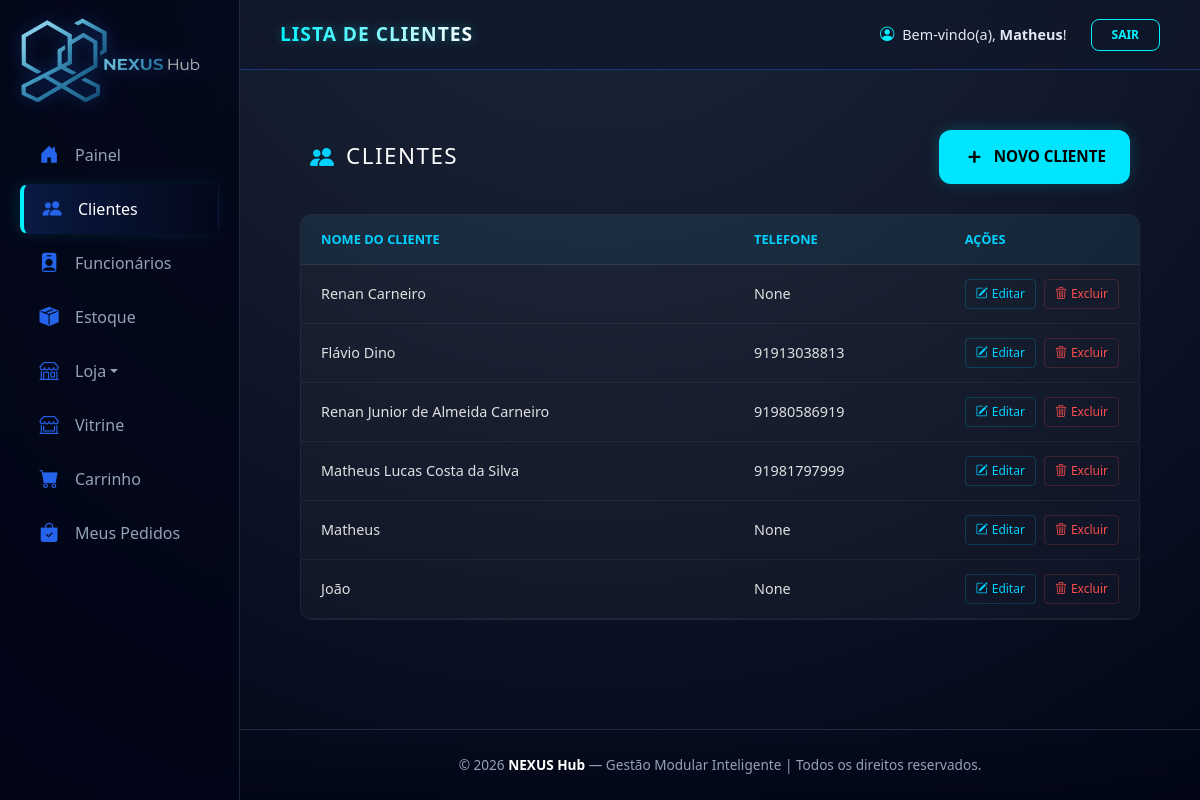
Before: /nexushub/dashboard/clientes/ (signed in) with the older database file.
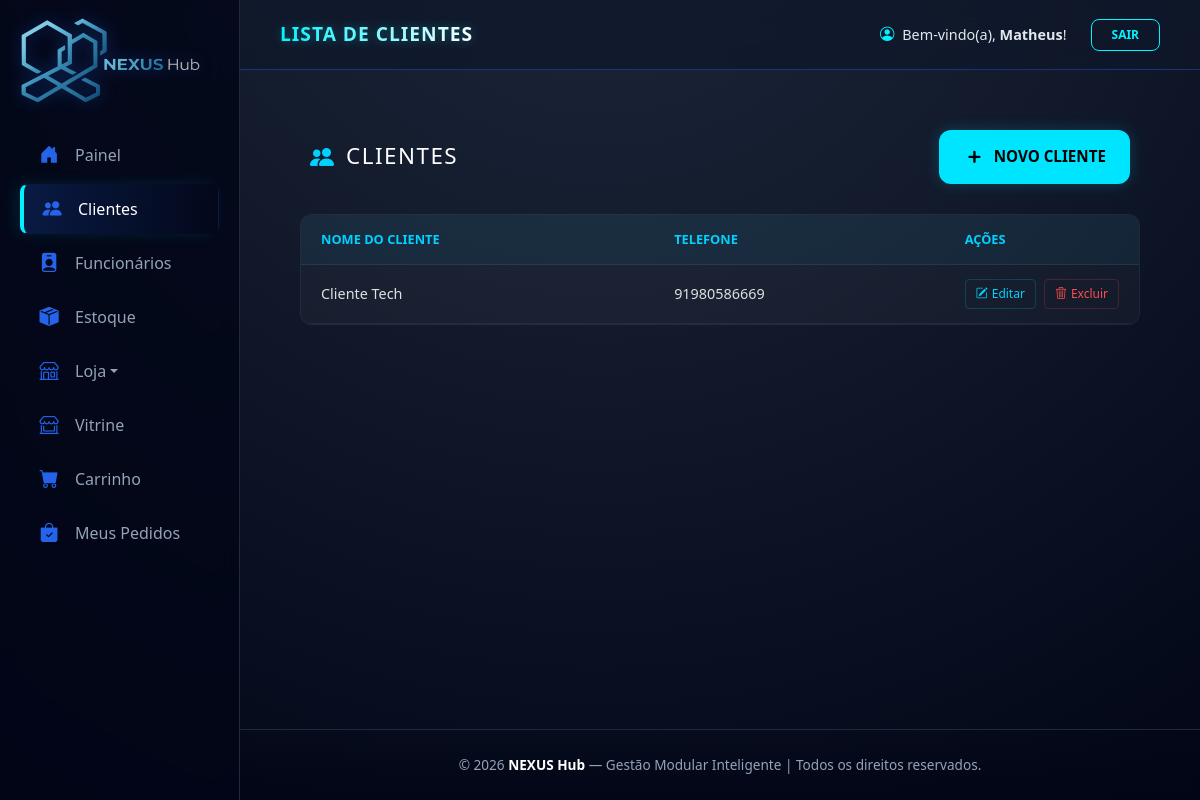
After: the same page with the newer database file.
### dashboard/models.py (models this page shows)
class Cliente(models.Model):
    usuario = models.ForeignKey(
        User,
        on_delete=models.CASCADE,
        related_name='clientes'
    )
    nome = models.CharField(
        max_length=150,
        verbose_name="Nome Completo"
    )
    telefone = models.CharField(
        max_length=20,
        blank=True,
        null=True,
        verbose_name="Telefone / WhatsApp"
    )
    email = models.EmailField(
        max_length=255,
        blank=True,
        null=True,
        verbose_name="E-mail"
    )
    endereco = models.TextField(
        blank=True,
        null=True,
        verbose_name="Endereço / Complemento"
    )
    data_cadastro = models.DateTimeField(
        auto_now_add=True,
        verbose_name="Data de Cadastro"
    )
    class Meta:
        verbose_name = "Cliente"
        verbose_name_plural = "Clientes"
        ordering = ['-data_cadastro'] # Mais recentes primeiro

### dashboard/decorators.py (the view, shortened to what this page needs)
    @login_required(login_url='login_view')
    def _wrapped_view(request, *args, **kwargs):
        if request.user.is_superuser:
            return view_func(request, *args, **kwargs)

### dashboard/views.py (called while the page is built)
@admin_only_required
def lista_clientes(request):
    clientes = Cliente.objects.all()
    return render(request, 'lista_clientes.html', {
        'clientes': clientes,
        'titulo_aba': 'Lista de Clientes | NEXUS Hub'})

### dashboard/templates/lista_clientes.html (shortened to what this page needs)
{% extends 'base.html' %}
{% load static %}
{% block page_title %}Lista de Clientes{% endblock %}
{% block content %}
<div class="nexus-container">
    <header class="nexus-header">
        <div class="nexus-title-wrapper">
            <div class="nexus-title-icon">
                <i class="bi bi-people-fill"></i>
            </div>
            <h1 class="nexus-title">Clientes</h1>
        </div>
        <a href="{% url 'cadastrar_cliente' %}" class="btn-nexus-add">
            <i class="bi bi-plus" style="font-size: 1.4rem; -webkit-text-stroke: 1px;"></i> NOVO CLIENTE
        </a>
    </header>
    <div class="nexus-table-wrapper">
        <table class="nexus-table">
            <thead>
                <tr>
                    <th>Nome do Cliente</th>
                    <th>Telefone</th>
                    <th style="width: 180px;">Ações</th>
                </tr>
            </thead>
            <tbody>
                {% for cliente in clientes %}
                <tr>
                    <td>{{ cliente.nome }}</td>
                    <td>{{ cliente.telefone }}</td>
                    <td class="actions-cell">
                        <a href="{% url 'editar_cliente' cliente.id %}" class="btn-action btn-edit">
                            <i class="bi bi-pencil-square"></i> Editar
                        </a>
                        <a href="javascript:void(0)"
                            onclick="abrirModalExclusao('{{ cliente.id }}', '{{ cliente.nome }}')"
                            class="btn-action btn-delete">
                            <i class="bi bi-trash3"></i> Excluir
                        </a>
                    </td>
                </tr>
                {% empty %}
                <tr>
                    <td colspan="3" class="empty-row">Nenhum cliente registado na base de dados.</td>
                </tr>
                {% endfor %}
            </tbody>
        </table>
    </div>
</div>
{% endblock %}

### dashboard/templates/base.html (shortened to what this page needs)
{% load static %}
<!DOCTYPE html>
<html lang="pt-br">
<head>
    <link href="https://cdn.jsdelivr.net/npm/bootstrap@5.3.0/dist/css/bootstrap.min.css" rel="stylesheet">
    <link rel="stylesheet" href="https://cdn.jsdelivr.net/npm/bootstrap-icons@1.11.1/font/bootstrap-icons.css">
</head>
<body>
    <div class="app-wrapper">
        <nav class="sidebar">
            <div class="sidebar-brand">
                <a href="{% url 'home' %}">
                    <img src="{% static 'img/nexushub.png' %}" alt="NEXUS HUB" class="sidebar-logo">
                </a>
            </div>
            <ul>
                {% if is_admin %}
                <li class="{% if request.resolver_match.url_name == 'dashboard' %}active{% endif %}">
                    <a href="{% url 'dashboard' %}"><i class="bi bi-house-door-fill"></i> Painel</a>
                </li>
                <li class="{% if request.resolver_match.url_name == 'lista_clientes' %}active{% endif %}">
                    <a href="{% url 'lista_clientes' %}"><i class="bi bi-people-fill"></i> Clientes</a>
                </li>
                <li class="{% if request.resolver_match.url_name == 'lista_funcionarios' %}active{% endif %}">
                    <a href="{% url 'lista_funcionarios' %}"><i class="bi bi-person-badge-fill"></i> Funcionários</a>
                </li>
                {% endif %}
                {% if is_admin or is_vendedor %}
                {% if loja %}
                <li class="{% if request.resolver_match.url_name == 'lista_estoque' %}active{% endif %}">
                    <a href="{% url 'lista_estoque' %}"><i class="bi bi-box-seam-fill"></i> Estoque</a>
                </li>
                {% endif %}
                <li class="nav-item dropdown">
                    <a href="#" class="dropdown-toggle" data-bs-toggle="dropdown">
                        <i class="bi bi-shop"></i> Loja
                    </a>
                </li>
                {% endif %}
                {% if is_cliente and not is_vendedor or user.is_superuser %}
                <li class="{% if request.resolver_match.url_name == 'vitrine' %}active{% endif %}">
                    <a href="{% url 'vitrine' %}"><i class="bi bi-shop-window"></i> Vitrine</a>
                </li>
                <li class="{% if request.resolver_match.url_name == 'ver_carrinho' %}active{% endif %}">
                    <a href="{% url 'ver_carrinho' %}"><i class="bi bi-cart-fill"></i> Carrinho</a>
                </li>
                <li class="{% if request.resolver_match.url_name == 'loja_meus_pedidos' %}active{% endif %}">
                    <a href="{% url 'loja_meus_pedidos' %}"><i class="bi bi-bag-check-fill"></i> Meus Pedidos</a>
                </li>
                {% endif %}
            </ul>
        </nav>
        <main class="main-layout">
            <header class="header">
                <div class="page-title-glow">
                    {% block page_title %}Dashboard{% endblock %}
                </div>
                {% if user.is_authenticated %}
                <div class="user-info d-flex align-items-center gap-4">
                    <span style="color: #e2e8f0; font-size: 0.9rem;">
                        <i class="bi bi-person-circle me-1" style="color: var(--turquesa-brilhante);"></i>
                        Bem-vindo(a), <strong>{{ user.username }}</strong>!
                    </span>
                    <a href="{% url 'logout_view' %}" class="logout-btn">Sair</a>
                </div>
                {% endif %}
            </header>
            <main class="nexus-main-content" id="main-content">
                {% block content %}
                {% endblock %}
            </main>
            <footer class="rodape">
                <p style="color: var(--texto-muted); font-size: 0.85rem; margin: 0;">
                    &copy; {% now "Y" %} <strong style="color: #fff;">NEXUS Hub</strong> — Gestão Modular Inteligente |
                    Todos os direitos reservados.
                </p>
            </footer>
        </main>
    </div>
</body>
</html>

### dashboard/templates/base.html (style rules this page uses)
:root { --nexus-blue: #2563eb; --nexus-blue-glow: rgba(37, 99, 235, 0.4); --azul-profundo: #020617; --azul-card: #0f172a; --borda: #1e293b; --texto-muted: #94a3b8; --turquesa-brilhante: #00f2fe; --turquesa-glow: rgba(0, 242, 254, 0.3); }
.fade-in-content { animation: fadeInUp 0.5s ease-out forwards; }
* { margin: 0; padding: 0; box-sizing: border-box; font-family: 'Segoe UI', system-ui, sans-serif; }
html, body { height: 100%; background: radial-gradient(circle at 50% -20%, #1e293b 0%, #020617 100%); background-attachment: fixed; color: #f8fafc; overflow-x: hidden; }
.app-wrapper { display: flex; min-height: 100vh; width: 100%; }
.sidebar { width: 240px; flex-shrink: 0; background: rgba(2, 6, 23, 0.8); backdrop-filter: blur(10px); border-right: 1px solid var(--borda); display: flex; flex-direction: column; padding: 10px 20px; position: sticky; top: 0; height: 100vh; z-index: 1000; }
.sidebar-brand { height: 100px; display: flex; align-items: center; margin-bottom: 20px; }
.sidebar-logo { max-width: 180px; filter: drop-shadow(0 0 8px var(--nexus-blue-glow)); transition: all 0.3s ease; cursor: pointer; }
.sidebar ul { list-style: none; padding: 0; }
.sidebar li a, .sidebar .dropdown-toggle { color: var(--texto-muted); text-decoration: none; display: flex; align-items: center; padding: 12px 16px; border-radius: 8px; transition: 0.3s all; border: 1px solid transparent; margin-bottom: 4px; }
.sidebar li a i, .sidebar .dropdown-toggle i { width: 1.5rem; display: flex; justify-content: center; margin-right: 14px; font-size: 1.2rem; color: var(--nexus-blue); transition: 0.3s; }
.sidebar li.active a { background: linear-gradient(90deg, rgba(37, 99, 235, 0.2) 0%, transparent 100%); border-left: 4px solid var(--turquesa-brilhante); color: #fff; box-shadow: -5px 0 15px rgba(0, 242, 254, 0.1); }
.main-layout { flex-grow: 1; display: flex; flex-direction: column; min-width: 0; }
.header { height: 70px; background: rgba(15, 23, 42, 0.7); backdrop-filter: blur(12px); border-bottom: 1px solid var(--nexus-blue-glow); display: flex; align-items: center; justify-content: space-between; padding: 0 40px; }
.page-title-glow { font-size: 1.2rem; font-weight: 800; background: linear-gradient(90deg, var(--turquesa-brilhante), #fff); -webkit-background-clip: text; -webkit-text-fill-color: transparent; filter: drop-shadow(0 0 5px var(--turquesa-glow)); letter-spacing: 1px; text-transform: uppercase; }
.logout-btn { border: 1px solid var(--turquesa-brilhante); color: var(--turquesa-brilhante); padding: 6px 20px; border-radius: 8px; text-decoration: none; font-size: 0.75rem; font-weight: 700; text-transform: uppercase; transition: 0.3s; }
.nexus-main-content { flex: 1 0 auto; padding: 40px; opacity: 0; }
.rodape { padding: 25px; text-align: center; background: linear-gradient(0deg, rgba(2, 6, 23, 0.9) 0%, transparent 100%); border-top: 1px solid var(--borda); }

Changed rows visible on the page:
removed Cliente: nome "Renan Carneiro", telefone "None"
removed Cliente: nome "Flávio Dino", telefone "91913038813"
removed Cliente: nome "Renan Junior de Almeida Carneiro", telefone "91980586919"
removed Cliente: nome "Matheus Lucas Costa da Silva", telefone "91981797999"
removed Cliente: nome "Matheus", telefone "None"
removed Cliente: nome "João", telefone "None"
added Cliente: nome "Cliente Tech", telefone "91980586669"
